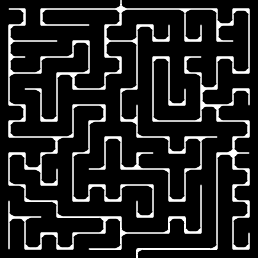
#> input picture code_and_data_set_for_section3.3/16x16_0_w14.png, 258 x 258 px
$ python code_for_section3.3.py
#> lines starting #> are read from the running program, lines starting #| are printed output that depends on the picture; after the words box and inside, x2 and y2 are one past the last pixel; in counts of white or black regions, pixels touching at a corner belong together
import cv2 as cv
import numpy as np


def nothing(x):
    pass


def calcROI(contours):
    left = 10000000
    right = 0
    top = 10000000
    bottom = 0
    for cnt in contours:
        if cnt[cnt[:, 0, 0].argmin(), 0, 0] < left:
            left = cnt[cnt[:, 0, 0].argmin(), 0, 0]
            left_point = cnt[cnt[:, 0, 0].argmin(), 0]
        if cnt[cnt[:, :, 0].argmax()][0][0] > right:
            right = cnt[cnt[:, :, 0].argmax()][0][0]
            right_point = cnt[cnt[:, :, 0].argmax()][0]
        if cnt[cnt[:, :, 1].argmin()][0][1] < top:
            top = cnt[cnt[:, :, 1].argmin()][0][1]
            top_point = cnt[cnt[:, :, 1].argmin()][0]
        if cnt[cnt[:, :, 1].argmax()][0][1] > bottom:
            bottom = cnt[cnt[:, :, 1].argmax()][0][1]
            bottom_point = cnt[cnt[:, :, 1].argmax()][0]
    roi_point = np.array([left_point, right_point, top_point, bottom_point])
    return roi_point


def contour_diff(cont):
    max_x = 0
    min_x = 10000
    max_y = 0
    min_y = 10000
    for p in cont:
        if p[0][0] > max_x:
            max_x = p[0][0]
        if p[0][0] < min_x:
            min_x = p[0][0]
        if p[0][1] > max_y:
            max_y = p[0][1]
        if p[0][1] < min_y:
            min_y = p[0][1]
    return max_x - min_x, max_y - min_y


dir = 16
total_time = 0

waiting_time  = 1
for i in range(1):
    # str = f'{dir}/{dir} by {dir} orthogonal maze ({i}).png'
    str = "16x16_0_w14.png"
    frame_maze = cv.imread(str)
#> frame_maze is the input picture: shape (258, 258, 3); min 0, max 255, mean 31.3
    cv.namedWindow("roi_maze")

    cv.createTrackbar("size", "roi_maze", 3, 50, nothing)

    while True:
    # 图像处理
        frame_maze_clone = frame_maze.copy()
        frame_maze_clone2 = frame_maze.copy()
        value = 100
        t1 = cv.getTickCount()

        # 第一步将图片转换为灰度
        frame_gray = cv.cvtColor(frame_maze_clone, cv.COLOR_BGR2GRAY)
        cv.imshow("1 gray", frame_gray)
        cv.waitKey(waiting_time)

        # 第二步将灰度图片进行滤波处理
        frame_blur = cv.medianBlur(frame_gray, 3)
        cv.imshow("2 frame_blur", frame_blur)
        cv.waitKey(waiting_time)

        # 第三步将滤波处理后的图片转换为二值化图片，此时图片已经颜色翻转了
        ret, frame_edge = cv.threshold(frame_blur, value, 255, cv.THRESH_BINARY_INV)
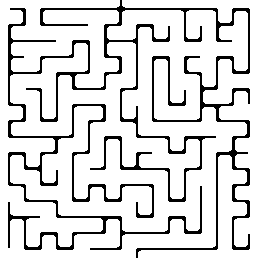
#> frame_edge: shape (258, 258); 85.8% white; 1 black region
#> ret = 100
        cv.imshow("3 frame_edge", frame_edge)
        # cv.imwrite("16X16_0_w8_EZ.png",frame_edge)
        cv.waitKey(waiting_time)

        # 第四步，针对颜色反转后的图片进行轮廓查询
        contours, hierarchy = cv.findContours(frame_edge, cv.RETR_EXTERNAL,cv.CHAIN_APPROX_SIMPLE)
#> contours = 2 contours; box (x1, y1, x2, y2) and area: (0, 0, 248, 258) 45050, (122, 0, 258, 258) 7904
        contours_process = []
        cv.drawContours(frame_maze_clone, contours, -1, (0, 0, 0), 2, cv.LINE_AA)
        cv.imshow("4 FZDC", frame_maze_clone)
        # cv.imwrite("20 cells diameter theta maze T2 w4.png",frame_maze_clone)
        cv.waitKey(waiting_time)


        # 第五步，筛选轮廓
        for contour in contours:
            if cv.contourArea(contour) > 50 and contour_diff(contour)[0] > 50 and contour_diff(contour)[1] > 50:
                contours_process.append(contour)
#> this loop made 2 passes
#> after the loop, contours_process has the same summary as contours

        # 第六步 提取迷宫区域，并在frame_maze_clone上绘制了一个矩形框
        roi_point = calcROI(contours_process)
#> the loop in calcROI, `for cnt in contours:` made 2 passes
#> (left, right, right_point, top, top_point, bottom, bottom_point) on pass 1: (122, 257, [257, 257], 0, [122, 0], 257, [138, 257])
#> (left, left_point) on pass 2: (0, [0, 0])
#> after the loop in calcROI, `for cnt in contours:`: bottom = 257; left = 0; right = 257; top = 0
#> in calcROI, `roi_point = np.array([left_point, right_point, top_point, bottom_point])`: roi_point = [[0, 0], [257, 257], [122, 0], [138, 257]]
#> roi_point = [[0, 0], [257, 257], [122, 0], [138, 257]]
        x, y, w, h = cv.boundingRect(roi_point)
#> x = 0; y = 0; w = 258; h = 258
        cv.rectangle(frame_maze_clone, (x, y), (x + w, y + h), (0, 255, 0), 2,cv.LINE_AA)
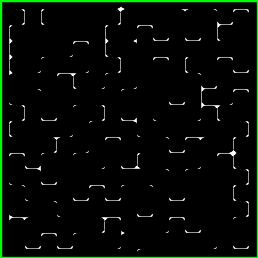
#> frame_maze_clone: shape (258, 258, 3); mean B, G, R 4.4, 11.2, 4.4

        # 第七步 制作一张全黑的与提取魔方图片一样大小的图片，并将轮廓1，以红色及线宽为1的形式，回执绘制到draw上
        draw = np.zeros(frame_maze.shape[:2], dtype=np.float64)
        cv.drawContours(draw, contours_process, 0, (255, 0, 0), 1)
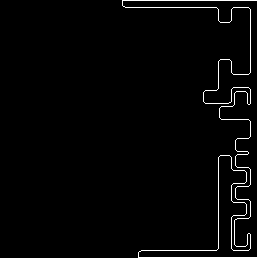
#> draw: shape (258, 258) float64; 2.4% white in thin lines or dots, all inside (x1, y1, x2, y2) = (122, 0, 258, 258)
        cv.imshow("7 draw",draw)
        cv.waitKey(waiting_time)


        # 第八步，从迷宫原图上提取出迷宫的有效部分
        roi_maze = frame_maze_clone2[y:y + h, x:x + w]
        cv.imshow("8.1 roi_maze",roi_maze)
        cv.waitKey(waiting_time)
        roi = draw[y:y + h, x:x + w]
        cv.imshow("8.2 roi",roi)
        cv.waitKey(waiting_time)

        # 第九步 求解迷宫路径
        # 9.1 创建卷积核
        # kernelSize = 11
        kernelSize = cv.getTrackbarPos("size", "roi_maze")
        kernel = cv.getStructuringElement(cv.MORPH_RECT, (kernelSize, kernelSize))
        # print(kernel)
        # 9.2 膨胀操作
        dilated = cv.dilate(roi, kernel, iterations=2)
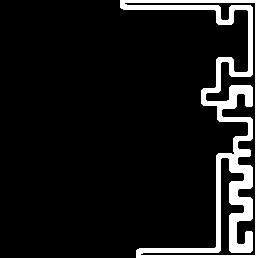
#> dilated: shape (258, 258) float64; 10.3% white; 1 white region, box (x1, y1, x2, y2) and area: (120, 0, 258, 258) 6848
        cv.imshow("9.1 dilated",dilated)
        cv.waitKey(waiting_time)

        #9.3 腐蚀操作
        eroded = cv.erode(dilated, kernel, iterations=1)
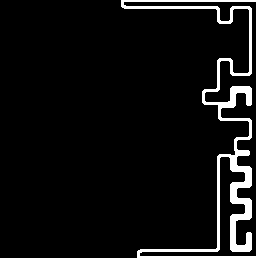
#> eroded: shape (258, 258) float64; 6.8% white; 1 white region, box (x1, y1, x2, y2) and area: (121, 0, 258, 258) 4532
        cv.imshow("9.2 eroded", eroded)
        cv.waitKey(waiting_time)

        #9.4 异或操作
        diff = cv.absdiff(dilated, eroded)
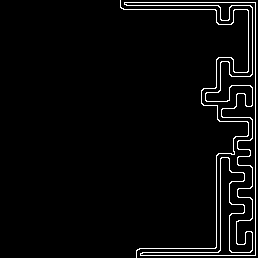
#> diff: shape (258, 258) float64; 3.5% white in thin lines or dots, all inside (x1, y1, x2, y2) = (120, 0, 256, 258)
        diff2 = np.uint8(diff)
        cv.imshow("9.4 diff2", diff2)
        cv.waitKey(waiting_time)

        # 9.5 提取异或操作所得图像的轮廓，往roi_maze上绘制轮廓
        contours_result, hierarchy = cv.findContours(diff2, cv.RETR_EXTERNAL,cv.CHAIN_APPROX_SIMPLE)
#> contours_result = 2 contours; box (x1, y1, x2, y2) and area: (124, 2, 256, 256) 4674, (120, 0, 249, 258) 44
        cv.drawContours(roi_maze, contours_result, -1, (255, 150, 255), -1)
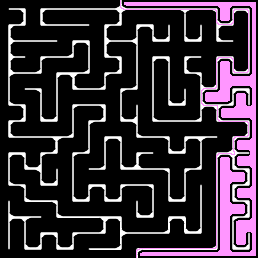
#> roi_maze: shape (258, 258, 3); 9.18% of pixels changed, all inside (x1, y1, x2, y2) = (120, 0, 256, 258)
        # drawContours的用法，要绘制线宽的图，绘制哪些轮廓，-1出表示轮廓的编号，此处-1为所有轮廓，颜色，-1表示线宽-1表示为全部填充
        cv.imshow("roi_maze", roi_maze)
        # cv.imwrite("result.png",roi_maze)
        cv.waitKey(waiting_time)


        frame_time = (cv.getTickCount() - t1) / cv.getTickFrequency()
        print(frame_time)
        total_time += frame_time

    # cv.imwrite("bbb.png",roi_maze)
print(f"total_time:{total_time/101}")
cv.destroyAllWindows()
print("position 1")

$ run again, with code_and_data_set_for_section3.3/16x16_0_w10.png copied over code_and_data_set_for_section3.3/16x16_0_w14.png
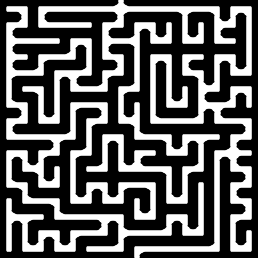
#> input picture code_and_data_set_for_section3.3/16x16_0_w10.png, 258 x 258 px
#> frame_maze is the input picture: shape (258, 258, 3); min 0, max 255, mean 92.8
#> `ret, frame_edge = cv.threshold(frame_blur, value, 255, cv.THRESH_BINAR..`:
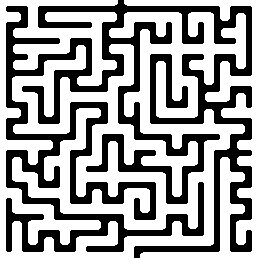
#> frame_edge: shape (258, 258); 61.5% white; 1 black region
#> ret = 100
#> contours = 2 contours; box (x1, y1, x2, y2) and area: (0, 0, 246, 258) 31205, (124, 0, 258, 258) 5541
#> the loop `for contour in contours:` made 2 passes
#> after the loop `for contour in contours:`: contours_process has the same summary as contours
#> the loop in calcROI, `for cnt in contours:` made 2 passes
#> (left, right, right_point, top, top_point, bottom, bottom_point) on pass 1: (124, 257, [257, 257], 0, [124, 0], 257, [140, 257])
#> after the loop in calcROI, `for cnt in contours:`: bottom = 257; left = 0; right = 257; top = 0
#> in calcROI, `roi_point = np.array([left_point, right_point, top_point, bottom_point])`: roi_point = [[0, 0], [257, 257], [124, 0], [140, 257]]
#> x = 0; w = 258
#> draw: shape (258, 258) float64; 2.4% white in thin lines or dots, all inside (x1, y1, x2, y2) = (124, 0, 258, 258)
#> dilated: shape (258, 258) float64; 10.9% white; 1 white region, box (x1, y1, x2, y2) and area: (122, 0, 258, 258) 7268
#> eroded: shape (258, 258) float64; 7.9% white; 1 white region, box (x1, y1, x2, y2) and area: (123, 0, 258, 258) 5232
#> diff: shape (258, 258) float64; 3.1% white in thin lines or dots, all inside (x1, y1, x2, y2) = (122, 0, 256, 258)
#> contours_result = 11 contours, 2 with area under 20; largest, box (x1, y1, x2, y2) and area: (220, 159, 243, 256) 657, (207, 63, 256, 100) 417, (223, 95, 256, 118) 254, (238, 220, 256, 243) 174, (122, 0, 251, 258) 106
#> `cv.drawContours(roi_maze, contours_result, -1, (255, 150, 255), -1)`:
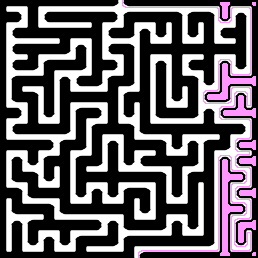
#> roi_maze: shape (258, 258, 3); 5.19% of pixels changed, all inside (x1, y1, x2, y2) = (122, 0, 256, 258)

$ run again, with code_and_data_set_for_section3.3/16x16_0_w2.png copied over code_and_data_set_for_section3.3/16x16_0_w14.png
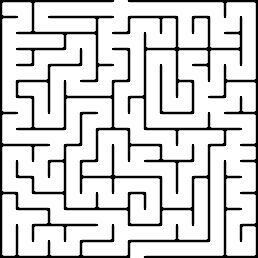
#> input picture code_and_data_set_for_section3.3/16x16_0_w2.png, 258 x 258 px
#> frame_maze is the input picture: shape (258, 258, 3); min 0, max 255, mean 212.8
#> `ret, frame_edge = cv.threshold(frame_blur, value, 255, cv.THRESH_BINAR..`:
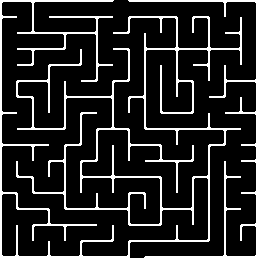
#> frame_edge: shape (258, 258); 13.8% white in thin lines or dots
#> ret = 100
#> contours = 2 contours; box (x1, y1, x2, y2) and area: (0, 0, 242, 258) 3978, (128, 0, 258, 258) 891
#> the loop `for contour in contours:` made 2 passes
#> after the loop `for contour in contours:`: contours_process has the same summary as contours
#> the loop in calcROI, `for cnt in contours:` made 2 passes
#> (left, right, right_point, top, top_point, bottom, bottom_point) on pass 1: (128, 257, [257, 257], 0, [128, 0], 257, [144, 257])
#> after the loop in calcROI, `for cnt in contours:`: bottom = 257; left = 0; right = 257; top = 0
#> in calcROI, `roi_point = np.array([left_point, right_point, top_point, bottom_point])`: roi_point = [[0, 0], [257, 257], [128, 0], [144, 257]]
#> x = 0; w = 258
#> draw: shape (258, 258) float64; 2.4% white; 1 white region, box (x1, y1, x2, y2) and area: (128, 0, 258, 258) 1616
#> dilated: shape (258, 258) float64; 6.1% white; 1 white region, box (x1, y1, x2, y2) and area: (126, 0, 258, 258) 4056
#> eroded: shape (258, 258) float64; 4.3% white; 1 white region, box (x1, y1, x2, y2) and area: (127, 0, 258, 258) 2878
#> diff: shape (258, 258) float64; 1.8% white in thin lines or dots, all inside (x1, y1, x2, y2) = (126, 0, 255, 258)
#> contours_result = 1 contour; box (x1, y1, x2, y2) and area: (126, 0, 255, 258) 60
#> `cv.drawContours(roi_maze, contours_result, -1, (255, 150, 255), -1)`:
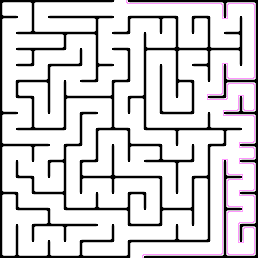
#> roi_maze: shape (258, 258, 3); 1.77% of pixels changed, all inside (x1, y1, x2, y2) = (126, 0, 255, 258)
